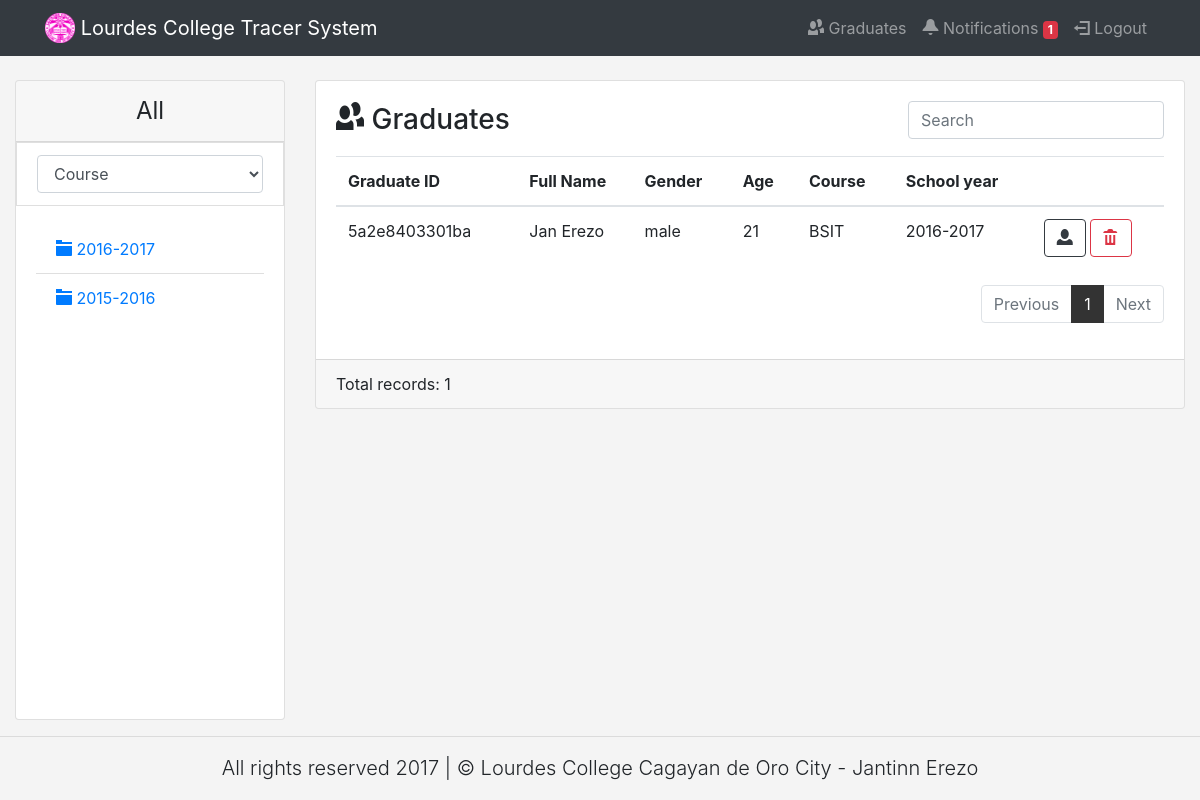
/administrator/index.php (signed in), run on the app's committed database.
### tables this page shows
CREATE TABLE `tbl_graduates` (
  `graduate_id` varchar(255) NOT NULL,
  `lastname` varchar(255) NOT NULL,
  `firstname` varchar(255) NOT NULL,
  `gender` varchar(6) NOT NULL,
  `age` int(1) NOT NULL,
  `course_code` varchar(50) NOT NULL,
  `year_graduated` varchar(9) NOT NULL,
  `username` varchar(255) NOT NULL,
  `password` varchar(255) NOT NULL,
  `phone` varchar(11) NOT NULL,
  `img` varchar(255) DEFAULT 'avatar.png',
  `status` int(1) NOT NULL,
  `date_registered` datetime NOT NULL
);

### config/globals.php (called while the page is built, shortened)
<?php
    function graduates($pdo,$course = NULL, $year = NULL, $search = NULL){
         if(!IS_NULL($course) && $year == NULL && $search == NULL){
            $sql = 'SELECT* from tbl_graduates WHERE course_code = :course_code and status = 1';
            $stmt = $pdo->prepare($sql);
            $stmt->bindParam(':course_code', $course, PDO::PARAM_STR);
            $stmt->execute();
            if($stmt->rowCount() > 0){
                return $result = $stmt->fetchAll();
            }else{
                return false;
            }
            }
         else{
            $sql = 'SELECT* from tbl_graduates WHERE status = 1';
            $stmt = $pdo->prepare($sql);
            $stmt->execute();
            if($stmt->rowCount() > 0){
                return $result = $stmt->fetchAll();
            }else{
                return false;
            }
         }
    }
    function years($pdo,$course = FALSE){
        $sql = 'SELECT DISTINCT year_graduated from tbl_graduates ORDER BY year_graduated DESC';
        $stmt = $pdo->prepare($sql);
        $stmt->bindParam(':course_code', $course, PDO::PARAM_STR);
        $stmt->execute();
        if($stmt->rowCount() > 0){
            return $result = $stmt->fetchAll();
        }else{
            return false;
        }
    }

### administrator/index.php (the view, shortened to what this page needs)
<?php
    require_once('header.php');
    $course = '';
    $graduates = graduates($pdo);
    $years = years($pdo);
    if(isset($_GET['course'])){
        $course = $_GET['course'];
    }else{
        $course = 'All';
    }
?>
<div class="container-fluid">
    <br>
    <div class="row">
        <div class="col-md-3">
        <div class="card index">
            <div class="card-header text-center">
                <?php if(!$course == ''): ?>
                     <?php echo $course;?>
                <?php else: ?>
                   <p class="lead">All</p>
                <?php endif;?>
            </div>
            <li class="list-group-item">  <select id="course" class="form-control" required>
                        <option value="">Course</option>
                    </select>   </li>
            <div class="card-body index-body">
            <ul class="list-group list-group-flush">
                <?php if($years): ?>
                <?php foreach($years as $year):?>
                    <a class="list-group-item year"  href="#!" data-year="<?php echo $year->year_graduated;?>"><span class="oi oi-folder"></span> <?php echo $year->year_graduated;?></a>
                <?php endforeach;?>
                 <?php endif;?>
            </ul>
            </div>
        </div>
        </div>
        <div class="col-md-9">
            <div class="card">
                    <div class="card-body">
                        <div class="row">
                            <div class="col-md-4">
                               <h3><span class="oi oi-people"></span> Graduates</h3>
                            </div>
                            <div class="col-md-4">
                            </div>
                            <div class="col-md-4">
                                <div class="form-group text-right">
                                    <input type="text" class="form-control" placeholder="Search" id="search" required>
                                </div>
                            </div>
                        </div>
                        <?php if($graduates):?>
                            <div class="table-responsive">
                                <table class="table" id="graduate">
                                    <thead>
                                        <th>Graduate ID</th>
                                        <th>Full Name</th>
                                        <th>Gender</th>
                                        <th>Age</th>
                                        <th>Course</th>
                                        <th>School year</th>
                                        <th></th>
                                    </thead>
                                    <tbody>
                                        <?php foreach($graduates as $graduate):?>
                                            <tr>
                                                <td><?php echo $graduate->graduate_id;?></td>
                                                <td><?php echo $graduate->firstname . ' ' .$graduate->lastname ;?></td>
                                                <td><?php echo $graduate->gender;?></td>
                                                <td><?php echo $graduate->age;?></td>
                                                <td><?php echo $graduate->course_code;?></td>
                                                <td><?php echo $graduate->year_graduated;?></td>
                                                <td>
                                                <a href="view_profile.php?graduate_id=<?php echo $graduate->graduate_id;?>" class="btn btn-outline-dark"><span class="oi oi-person"></span></a>
                                                <a href="#!" class="btn btn-outline-danger delete" data-toggle="modal" data-target="#confirmDeletion" data-id="<?php echo $graduate->graduate_id;?>" data-name="<?php echo $graduate->firstname . ' ' .$graduate->lastname ;?>"><span class="oi oi-trash"></span></a>
                                                </td>
                                            </tr>
                                        <?php endforeach;?>
                                    </tbody>
                                </table>
                            </div>
                        <?php else: ?>
                            <div class="alert alert-warning text-center">
                                No records found
                            </div>
                        <?php endif;?>
                    </div>
                    <div class="card-footer">
                            Total records: <?php if($graduates): ?>
                                     <?php echo count($graduates);?>
                                <?php else: ?>
                                         0
                                <?php endif;?>
                    </div>
                </div>
            </div>
    </div>
</div>
<hr>
<?php require_once('footer.php');?>

### resources/css/style.css (style rules this page uses)
body { background-color: #f4f4f4; }
.index { height: 80vh; }
.index .card-header { font-size: 1.5em; }
.index-body { height: 80vh; overflow-y: scroll; }

### data on the page
tbl_graduates: graduate_id "5a2e8403301ba", firstname "Jan", lastname "Erezo", gender "male", age "21", course_code "BSIT", year_graduated "2016-2017"

### other printed values
count($unverified) "1"
$course "All"
$year->year_graduated "2016-2017"
$year->year_graduated "2015-2016"
count($graduates) "1"
Date('Y') "2017"
